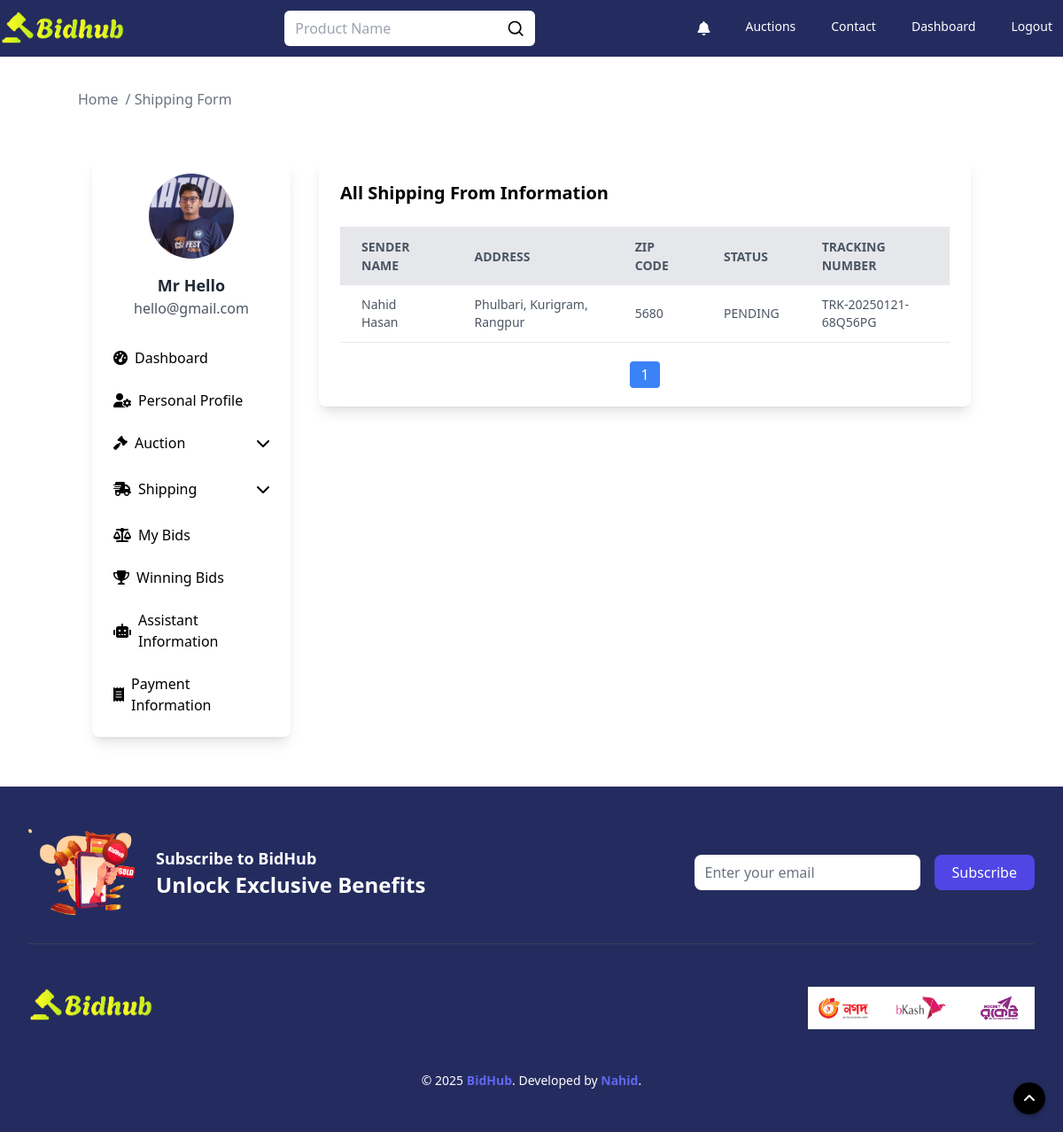
The app's page /shipping/from/ (signed in), older data.
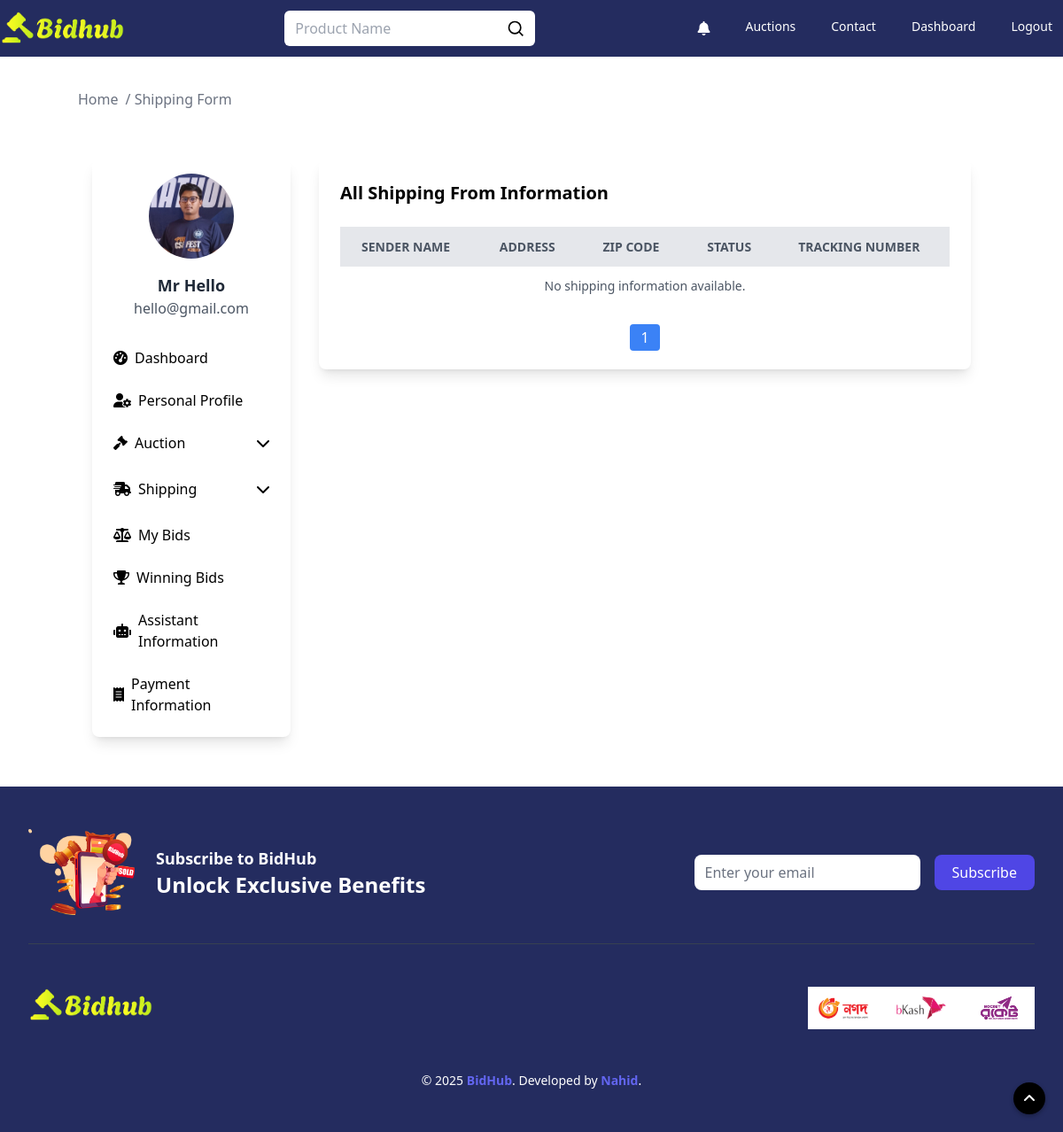
The same page, newer data.
### auctions/models.py (models this page shows, shortened)
class ShippingAddress(models.Model):
    STATUS_CHOICES = [
        ('PENDING', 'Pending'),
        ('PACKED', 'Packed'),
        ('SHIPPED', 'Shipped'),
        ('IN_TRANSIT', 'In Transit'),
        ('OUT_FOR_DELIVERY', 'Out for Delivery'),
        ('DELIVERED', 'Delivered'),
    ]
    user = models.ForeignKey(User, on_delete=models.CASCADE, related_name='shipping_addresses')
    auction = models.ForeignKey(AuctionList, on_delete=models.SET_NULL, null=True, blank=True,
                                related_name='shipping_addresses')
    recipient_name = models.CharField(max_length=255)
    phone_number = models.CharField(max_length=20)
    province = models.CharField(max_length=100)
    city = models.CharField(max_length=100)
    zone = models.CharField(max_length=100, blank=True)
    street_address = models.TextField()
    zip_code = models.CharField(max_length=20)
    additional_instructions = models.TextField(blank=True, null=True)
    tracking_number = models.CharField(max_length=100, unique=True, blank=True, null=True)
    status = models.CharField(max_length=20, choices=STATUS_CHOICES, default='PENDING')
    estimated_delivery_date = models.DateField(blank=True, null=True)
    created_at = models.DateTimeField(auto_now_add=True)
    updated_at = models.DateTimeField(auto_now=True)

class User(AbstractUser):
    profile_picture = models.ImageField(upload_to='profile_pictures', null=True, blank=True)
    email = models.EmailField(_('email address'), unique=True)
    province = models.CharField(max_length=100, blank=True)
    city = models.CharField(max_length=100, blank=True)
    zone = models.CharField(max_length=100, blank=True)
    address = models.TextField(null=True, blank=True)
    zip_code = models.CharField(max_length=20, blank=True)
    phone = models.CharField(max_length=15, blank=True)
    objects = CustomUserManager()
    USERNAME_FIELD = 'username'
    EMAIL_FIELD = 'email'
    REQUIRED_FIELDS = ['email']

class AuctionList(models.Model):
    user = models.ForeignKey(User, on_delete=models.CASCADE, null=True)
    title = models.CharField(max_length=2000)
    desc = tinymce_models.HTMLField()
    starting_bid = models.IntegerField()
    buy_now_price = models.IntegerField(default=0)
    bid_watch_list = models.IntegerField(default=0)
    expire_date = models.DateTimeField(blank=False, null=True)
    categories = models.ManyToManyField('Category', through='AuctionCategory')
    active_bool = models.BooleanField(default=True)
    created_at = models.DateTimeField(auto_now_add=True)
    updated_at = models.DateTimeField(auto_now=True)

### auctions/views.py (the view)
# urls.py: path('shipping/from/', views.shipping_from, name='shipping_from'),
@login_required(login_url='login')
def shipping_from(request):
    user = request.user
    profile_picture_url = getattr(user.profile_picture, 'url', None)
    if profile_picture_url:
        profile_picture_url = request.build_absolute_uri(profile_picture_url)
    shipping_addresses = (
        ShippingAddress.objects
        .filter(user=user)
        .select_related('auction__user')
        .order_by('-created_at')
    )
    paginator = Paginator(shipping_addresses, 5)
    page_number = request.GET.get("page")
    page_obj = paginator.get_page(page_number)
    return render(request, "shipping_from.html", {
        'email': user.email,
        'name': f"{user.first_name} {user.last_name}",
        'profile_picture': profile_picture_url,
        'shipping_addresses': page_obj,
        'total_from': paginator.count
    })

### auctions/templates/shipping_from.html (shortened to what this page needs)
{% extends "layout.html" %}
{% load static %}
{% block body %}
    <div class="max-w-[1280px] w-full m-auto">
        <div class="pt-[100px]">
            <div class="container mx-auto">
                <ul class="flex space-x-2 text-gray-500">
                    <li><a href="/" class="hover:text-blue-500">Home</a></li>
                    <li><span> / Shipping Form</span></li>
                </ul>
            </div>
        </div>
        <section class="my-10">
            <div class="container mx-auto">
                <div class="flex flex-wrap justify-center">
                    {% include "sidebar.html" %}
                    <div class="w-full sm:w-2/3 lg:w-3/4 p-4">
                        <div class="bg-white shadow-lg rounded-lg p-6 mb-10">
                            <h5 class="text-xl font-semibold mb-6">All Shipping From Information</h5>
                            <div class="w-full overflow-x-auto">
                                <table class="min-w-full bg-white">
                                    <thead>
                                    <tr class="w-full bg-gray-200 text-gray-600 uppercase text-sm leading-normal">
                                        <th class="py-3 px-6 text-left">Sender Name</th>
                                        <th class="py-3 px-6 text-left">Address</th>
                                        <th class="py-3 px-6 text-left">ZIP Code</th>
                                        <th class="py-3 px-6 text-left">Status</th>
                                        <th class="py-3 px-6 text-left">Tracking Number</th>
                                    </tr>
                                    </thead>
                                    <tbody class="text-gray-600 text-sm font-light">
                                    {% for address in shipping_addresses %}
                                        <tr class="border-b border-gray-200 hover:bg-gray-100">
                                            <td class="py-3 px-6">{{ address.auction.user.get_full_name }}</td>
                                            <td class="py-3 px-6">{{ address.auction.user.zone }}, {{ address.auction.user.city }}, {{ address.auction.user.province }}</td>
                                            <td class="py-3 px-6">{{ address.auction.user.zip_code }}</td>
                                            <td class="py-3 px-6">{{ address.status }}</td>
                                            <td class="py-3 px-6">{{ address.tracking_number }}</td>
                                        </tr>
                                        {% empty %}
                                        <tr>
                                            <td colspan="5" class="text-center py-3">No shipping information
                                                available.
                                            </td>
                                        </tr>
                                    {% endfor %}
                                    </tbody>
                                </table>
                            </div>
                            <div class="mt-6 flex justify-center">
                                <ul class="flex space-x-2">
                                    {% for num in shipping_addresses.paginator.page_range %}
                                        {% if num == 1 or num == shipping_addresses.paginator.num_pages %}
                                            <li>
                                                <a href="?page={{ num }}"
                                                   class="{% if num == shipping_addresses.number %} bg-blue-500 text-white {% else %} bg-gray-200 text-gray-700 {% endif %} px-3 py-1 rounded">
                                                    {{ num }}
                                                </a>
                                            </li>
                                        {% elif num == shipping_addresses.number|add:"-2" or num == shipping_addresses.number|add:"2" %}
                                            <li>
                                                <span class="px-3 py-1">...</span>
                                            </li>
                                        {% endif %}
                                    {% endfor %}
                                </ul>
                            </div>
                        </div>
                    </div>
                </div>
            </div>
        </section>
    </div>
{% endblock %}

### auctions/templates/sidebar.html (shortened to what this page needs)
{% load static %}
{% block body %}
    {% url 'userProfile' as user_profile_url %}
    {% url 'userDashboard' as user_dashboard_url %}
    {% url 'myAuction' as my_auction_url %}
    {% url 'userBids' as user_bids_url %}
    {% url 'userWinBids' as user_win_bids_url %}
    {% url 'paymentInformation' as payment_info_url %}
    {% url 'create' as create_auction_url %}
    {% url 'assistant_info' as assistant_info %}
    {% url 'shipping_to' as shipping_to %}
    {% url 'shipping_from' as shipping_from %}
    <div class="w-full sm:w-1/3 lg:w-1/4 p-4">
        <div class="bg-white shadow-lg rounded-lg p-4 sticky top-20">
            <div class="flex flex-col items-center">
                <div class="relative w-24 h-24 rounded-full overflow-hidden">
                    <form id="profile-pic-form" method="post" enctype="multipart/form-data">
                        <img id="profile-pic-preview" class="object-cover w-[100px] h-[100px]"
                             src="{% if profile_picture %}{{ profile_picture }}{% else %}{% static 'images/men.png' %}{% endif %}"
                             alt="{{ username }}">
                    </form>
                </div>
                <h5 class="mt-4 text-lg font-semibold text-gray-800">
                    {% if name %}{{ name }}{% else %}None{% endif %}
                </h5>
                <span class="text-gray-600">{{ user.email }}</span>
            </div>
            <ul class="mt-6 space-y-2">
                <li>
                    <a href="{{ user_dashboard_url }}"
                       class="flex items-center p-2 rounded w-full {% if request.path == user_dashboard_url %}bg-[#242c5f] text-white{% else %}text-black hover:bg-[#242c5f] hover:text-white{% endif %}">
                        <i class="fas fa-tachometer-alt mr-2"></i> Dashboard
                    </a>
                </li>
                <li>
                    <a href="{{ user_profile_url }}"
                       class="flex items-center p-2 rounded w-full {% if request.path == user_profile_url %}bg-[#242c5f] text-white{% else %}text-black hover:bg-[#242c5f] hover:text-white{% endif %}">
                        <i class="fas fa-user-cog mr-2"></i> Personal Profile
                    </a>
                </li>
                <li class="w-full">
                    <button onclick="toggleMenu('auction-menu', 'chevron-icon')"
                            class="flex items-center justify-between p-2 rounded w-full text-black hover:bg-[#242c5f] hover:text-white transition-colors"
                            data-url="{{ create_auction_url }}">
                        <span class="flex items-center">
                            <i class="fas fa-gavel mr-2"></i> Auction
                        </span>
                        <i id="chevron-icon" class="fas fa-chevron-down transition-transform duration-300"></i>
                    </button>
                </li>
                <li class="w-full">
                    <button onclick="toggleMenu('shipping-menu', 'shipping-chevron')"
                            class="flex items-center justify-between p-2 rounded w-full text-black hover:bg-[#242c5f] hover:text-white transition-colors"
                            data-url="{{ shipping_from }}">
                        <span class="flex items-center">
                            <i class="fa-solid fa-truck-fast mr-2"></i> Shipping
                        </span>
                        <i id="chevron-icon" class="fas fa-chevron-down transition-transform duration-300"></i>
                    </button>
                </li>
                <li>
                    <a href="{{ user_bids_url }}"
                       class="flex items-center p-2 rounded w-full {% if request.path == user_bids_url %}bg-[#242c5f] text-white{% else %}text-black hover:bg-[#242c5f] hover:text-white{% endif %}">
                        <i class="fas fa-balance-scale mr-2"></i> My Bids
                    </a>
                </li>
                <li>
                    <a href="{{ user_win_bids_url }}"
                       class="flex items-center p-2 rounded w-full {% if request.path == user_win_bids_url %}bg-[#242c5f] text-white{% else %}text-black hover:bg-[#242c5f] hover:text-white{% endif %}">
                        <i class="fas fa-trophy mr-2"></i> Winning Bids
                    </a>
                </li>
                <li>
                    <a href="{{ assistant_info }}"
                       class="flex items-center p-2 rounded w-full {% if request.path == assistant_info %}bg-[#242c5f] text-white{% else %}text-black hover:bg-[#242c5f] hover:text-white{% endif %}">
                        <i class="fa-solid fa-robot mr-2"></i> Assistant Information
                    </a>
                </li>
                <li>
                    <a href="{{ payment_info_url }}"
                       class="flex items-center p-2 rounded w-full {% if request.path == payment_info_url %}bg-[#242c5f] text-white{% else %}text-black hover:bg-[#242c5f] hover:text-white{% endif %}">
                        <i class="fas fa-receipt mr-2"></i> Payment Information
                    </a>
                </li>
            </ul>
        </div>
    </div>
{% endblock %}

Row changes from the older to the newer data that the page shows:
removed ShippingAddress: recipient_name "Mr Hello", auction.user.get_full_name "Nahid Hasan", auction.user.zone "Phulbari", auction.user.city "Kurigram", auction.user.province "Rangpur", auction.user.zip_code "5680", status "PENDING", tracking_number "TRK-20250121-68Q56PG"
Text that changed along with them:
{{ name }}: (not shown) → "Mr Hello"
text now shown: "No shipping information available."
